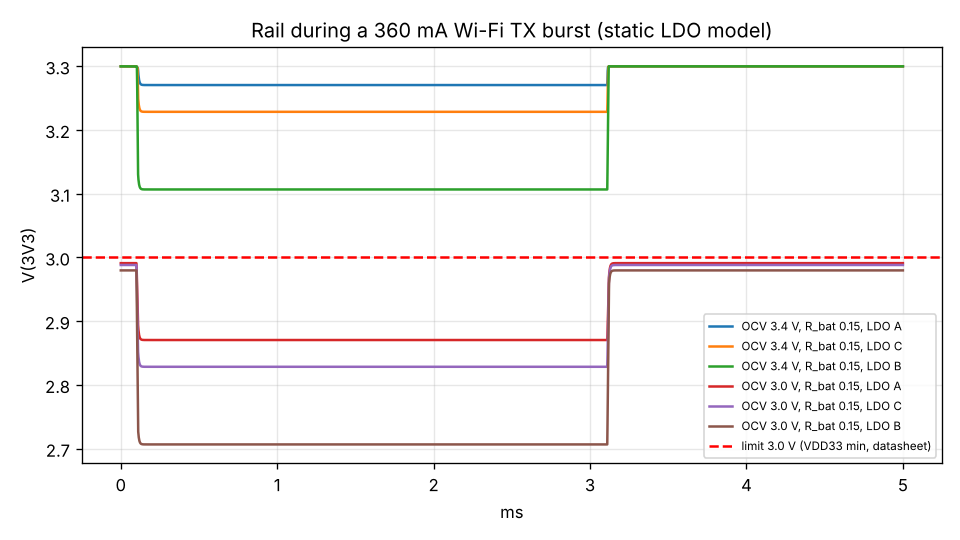

The Python source for this figure:
#!/usr/bin/env python3
"""LDO dropout / rail sag at low battery under a Wi-Fi TX burst (role file: 'LDO dropout at low battery'; M8 in power-budget.md).

    python3 -I ldo_dropout.py            # needs `ngspice` on PATH (apt install ngspice) and optionally matplotlib for the PNG

Circuit (ngspice, transient): cell OCV + series resistance R_BAT (cell + PCM + DW01A/8205A + connector + trace, ALL ASSUMED)
-> 4 x 10 uF at the LDO input -> XC6220B331 as a static dropout model (Vout = min(3.3 V, Vin - R_DO x I), a behavioural source)
-> 22 uF (ESR 5 mOhm) -> load = ESP32-C3 TX burst 335 mA (datasheet v2.4 Table 5-7 peak, 100 % duty, from power-budget.md)
on top of 25 mA CPU current.  Not modelled: LDO loop dynamics (the static model is conservative for the burst: the real loop
sags more in the first microseconds, the 22 uF + 40 uF bulk carry that), cell OCV change during the burst, temperature.

R_DO readings (XC6220 datasheet C86534 read 2026-11-08, Voltage Chart 1: Vdif1 at 300 mA typ 60 / max 95 mV; the chart prints the values once
for the 3.5 V row group, so for the 3.3 V part they are a reading, not a certainty; the integrated driver is 0.2 Ohm on-resistance):
  A) 60 mV at 300 mA (datasheet typ)                                         -> 0.20 Ohm
  C) 95 mV at 300 mA (datasheet max)                                         -> 0.317 Ohm
  B) 655 mV at 1 A (LCSC listing text in bom-draft.md, linear scaling)       -> 0.655 Ohm  (pessimistic bound)
Limit: V(3V3) >= V_MIN_MODULE during the burst.  3.0 V = VDD33 minimum, ESP32-C3-MINI-1 datasheet v2.2 Table 6-2 (read 2026-11-08).
Exit code 1 if any case marked REQUIRED fails.
"""
import itertools, os, subprocess, sys, tempfile

V_MIN_MODULE = 3.0        # V, datasheet v2.2 Table 6-2 VDD33 min
V_OUT = 3.3
I_TX, I_BASE = 0.335, 0.025   # A (TX peak 335 mA worst, CPU 25 mA on top: A-model sum = 0.36 A)
OCV = [3.4, 3.3, 3.0]         # cell open-circuit-ish voltage: 3.4 = low-battery warning (A-008.2); 3.0 = PCM over-discharge region (3.0 +- 0.1)
R_BAT = {"0.15 (README assumption)": 0.15, "0.30 (aged / cold, assumed)": 0.30}
R_DO = {"A 60mV@300mA": 0.20, "C 95mV@300mA": 0.95 / 3.0, "B 655mV@1A": 0.655}
REQUIRED = {(3.4, "0.15 (README assumption)", "A 60mV@300mA"), (3.4, "0.15 (README assumption)", "B 655mV@1A"), (3.4, "0.15 (README assumption)", "C 95mV@300mA"), (3.4, "0.30 (aged / cold, assumed)", "C 95mV@300mA"),
            (3.4, "0.30 (aged / cold, assumed)", "A 60mV@300mA")}   # the 3.4 V warning point must hold in the nominal case for all readings and the aged case for the datasheet readings A and C


def netlist(ocv, rbat, rdo, outfile):
    # Viw carries the load-current waveform as a voltage (1 V = 1 A); Iload sinks it from the rail; the LDO model reads the same number.
    return f"""* LDO dropout at low battery
Vcell cell 0 {ocv}
Rbat cell vin {rbat}
Cin vin 0 40u
Viw iw 0 PULSE({I_BASE} {I_BASE + I_TX} 100u 10u 10u 3m 10m)
Bldo ldoint 0 V=min({V_OUT}, V(vin)-{rdo}*V(iw))
Rldo ldoint v33 0.01
Cout v33 esr 22u
Resr esr 0 0.005
Bload v33 0 I=V(iw)
Bin vin 0 I=V(iw)
.tran 2u 5m
.control
run
wrdata {outfile} v(v33) v(vin)
.endc
.end
"""


def run(ocv, rbat, rdo):
    with tempfile.TemporaryDirectory() as d:
        out = os.path.join(d, "o.txt")
        p = os.path.join(d, "n.cir")
        open(p, "w").write(netlist(ocv, rbat, rdo, out))
        r = subprocess.run(["ngspice", "-b", p], capture_output=True, text=True)
        if not os.path.exists(out):
            sys.exit("ngspice produced no output:\n" + r.stdout[-800:] + r.stderr[-800:])
        rows = [list(map(float, l.split())) for l in open(out) if l.strip()]
    return [x[0] for x in rows], [x[1] for x in rows], [x[3] for x in rows]


def main():
    out, fails, curves = [], 0, {}
    print(f"{'OCV':>5} {'R_bat':<28} {'LDO reading':<14} {'Vin min':>8} {'V3V3 min':>9} {'margin':>8}  result")
    for ocv, (rn, rb), (dn, rd) in itertools.product(OCV, R_BAT.items(), R_DO.items()):
        t, v33, vin = run(ocv, rb, rd)
        vmin, imin = min(v33), min(vin)
        ok = vmin >= V_MIN_MODULE
        req = (ocv, rn, dn) in REQUIRED
        # analytic cross-check at the burst plateau: Vin = OCV - R*I, Vout = min(3.3, Vin - Rdo*I)
        i = I_BASE + I_TX
        an = min(V_OUT, ocv - rb * i - rd * i)
        assert abs(vmin - an) < 0.01, (vmin, an)
        print(f"{ocv:5.1f} {rn:<28} {dn:<14} {imin:8.3f} {vmin:9.3f} {vmin - V_MIN_MODULE:+8.3f}  {'PASS' if ok else 'FAIL'}{' (REQUIRED)' if req else ''}")
        if req and not ok:
            fails += 1
        curves[(ocv, rn, dn)] = (t, v33)
    try:
        import matplotlib; matplotlib.use("Agg"); import matplotlib.pyplot as plt
        fig, ax = plt.subplots(figsize=(8, 4.5))
        for (ocv, rn, dn), (t, v) in curves.items():
            if rn.startswith("0.30") or ocv == 3.3:
                continue
            ax.plot([x * 1e3 for x in t], v, label=f"OCV {ocv} V, R_bat {rn.split()[0]}, LDO {dn[0]}")
        ax.axhline(V_MIN_MODULE, color="r", ls="--", label=f"limit {V_MIN_MODULE} V (VDD33 min, datasheet)")
        ax.set_xlabel("ms"); ax.set_ylabel("V(3V3)"); ax.set_title("Rail during a 360 mA Wi-Fi TX burst (static LDO model)"); ax.legend(fontsize=7); ax.grid(alpha=.3)
        fig.tight_layout(); fig.savefig(os.path.join(os.path.dirname(os.path.abspath(__file__)), "ldo_dropout.png"), dpi=120)
    except ImportError:
        print("matplotlib not available: no PNG")
    print("REQUIRED cases failed:", fails)
    return 1 if fails else 0


if __name__ == "__main__":
    sys.exit(main())
